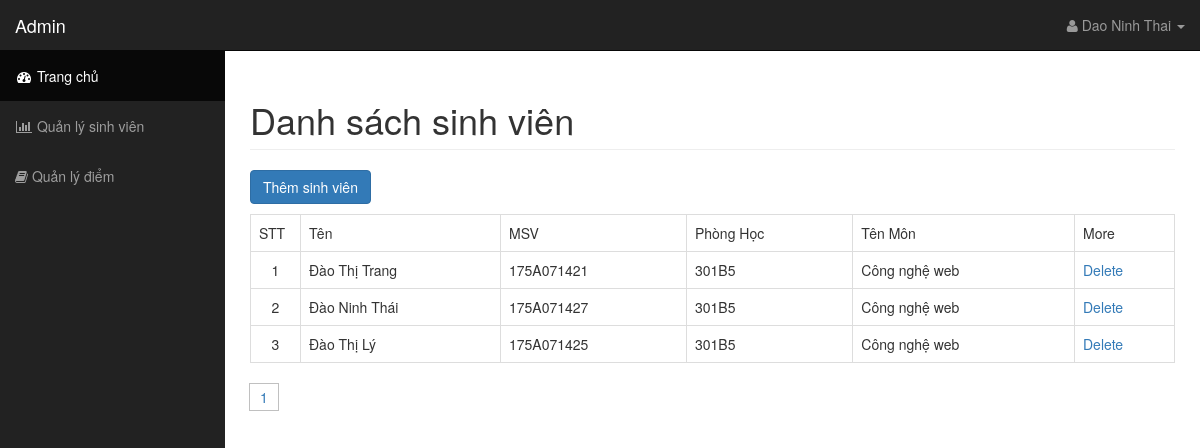
Page /admin/index2.php?controller=student/list (signed in) on the committed database.
### tables this page shows
CREATE TABLE `lophocphan` (
  `id` int(11) NOT NULL,
  `maSV` varchar(35) NOT NULL,
  `tenSV` varchar(35) NOT NULL,
  `maGV` varchar(35) NOT NULL,
  `tenGV` varchar(35) NOT NULL,
  `phongHoc` varchar(35) NOT NULL,
  `SLdiem` varchar(35) NOT NULL,
  `trongSo` varchar(35) NOT NULL,
  `maMon` varchar(35) NOT NULL,
  `tenMon` varchar(35) NOT NULL,
  `token` varchar(35) NOT NULL
);

### admin/controllers/student/listController.php (called while the page is built, shortened)
<?php
	class liststudent extends Controller{
		public function __construct(){
			$number = $this->Model->count("select * from lophocphan");
			$num_page = 5;
			$page_show = ceil($number/$num_page);
			$page = isset($_GET["p"])&&$_GET["p"]>0?$_GET["p"]:1;
			$form = ($page-1)*$num_page;
			$data = $this->Model->fetch("select * from lophocphan limit $form,$num_page");
			include "views/student/listView.php";
		}
	}
	new liststudent();
?>

### config/Controller.php (called while the page is built, shortened)
<?php
	class Controller {
		public function __construct(){
			$this->Model = new Model();
		}
	}

### config/Model.php (called while the page is built, shortened)
<?php
	class Model {
		public function fetch($sql){
			global $con;
			$result = mysqli_query($con,$sql);
			$arr = array();
			while($rows = mysqli_fetch_array($result))
				$arr[] = $rows;
			return $arr;
		}
		public function count($sql){
			global $con;
			$result = mysqli_query($con,$sql);
			return mysqli_num_rows($result);
		}
	}

### admin/views/student/listView.php (the view)
<div class="row">
    <div class="col-lg-12">
        <h1 class="page-header">
            Danh sách sinh viên
        </h1>
    </div>
</div>
<a href="index2.php?controller=student/add" class="btn btn-primary" style="margin-bottom: 10px;">Thêm sinh viên</a>
<table class="table table-bordered table-hover">
	<tr>
		<td width="50px;">STT</td>
		<td width="200px;">Tên</td>
		<td>MSV</td>
		<td>Phòng Học</td>
		<td>Tên Môn</td>
		<td width="100px;">More</td>
	</tr>
	<?php
		$stt=0;
		foreach ($data as $value) {
			$stt++;
	?>
	<tr>
		<td style="text-align: center;"><?php echo $stt; ?></td>
		<td><?php echo $value["tenSV"]; ?></td>
		<td><?php echo $value["maSV"] ?></td>
		<td><?php echo $value["phongHoc"] ?></td>
		<td><?php echo $value["tenMon"] ?></td>
		<td>
			<a onclick="window.confirm('Bạn có muốn xóa???');" href="index2.php?controller=student/list&id=<?php echo $value["token"]; ?>&act=delete">Delete</a>
		</td>
	</tr>
	<?php } ?>
</table>
<ul class="paginate">
	<?php for($i=1; $i<=$page_show; $i++){ ?>
		<li><a href="index2.php?controller=student/list&p=<?php echo $i ?>"><?php echo $i; ?></a></li>
	<?php } ?>
</ul>

### public/css/sb-admin.css (style rules this page uses)
body { margin-top: 100px; }
@media (min-width:768px) { body { margin-top: 50px; } }
.paginate { margin-left: -40px; list-style: none; }
.paginate li { float: left; border: 1px solid silver; padding: 3px 10px; margin-left: -1px; }

### rows in the picture
lophocphan: tenSV "Đào Thị Trang", maSV "175A071421", phongHoc "301B5", tenMon "Công nghệ web"
lophocphan: tenSV "Đào Ninh Thái", maSV "175A071427", phongHoc "301B5", tenMon "Công nghệ web"
lophocphan: tenSV "Đào Thị Lý", maSV "175A071425", phongHoc "301B5", tenMon "Công nghệ web"

### other values in the picture
$_SESSION["name"] "Dao Ninh Thai"
